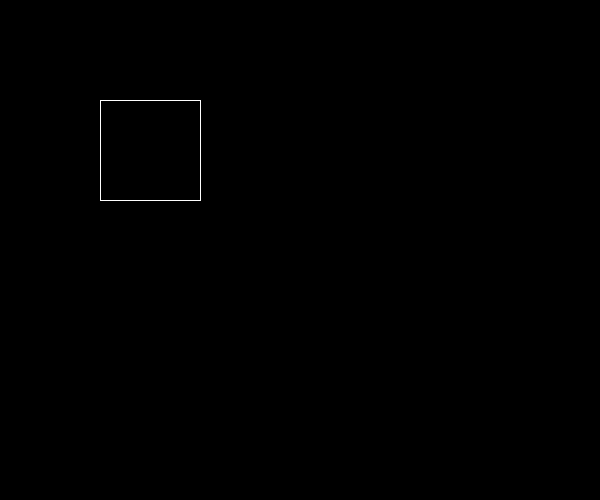
Frame 1 (no input)
Frame 60 (the mouse pressed at the canvas centre just before this capture): identical to frame 1, image omitted
Frame 120 (the mouse held since frame 60 and released just before this capture): identical to frame 1, image omitted

The Processing sketch that drew this single still picture (run headless with seeded random() and noise(); from frame 60 on, the mouse is pressed at the canvas centre):

// Processing sketch: sketch_9_4
// ── sketch_9_4.pde
void setup(){
   size(600,500);
}

void draw(){
  background(0,0,0);
  stroke(255,255,255);
  vierkant(100,100,100,100);
  
}

void vierkant( int x, int y, int w, int h){
  line(x,y,x+w,y);
  line(x,y+h,x+w,x+h);
  line(x,y,x,y+h);
  line(x+w,y,x+w,y+h);
}
